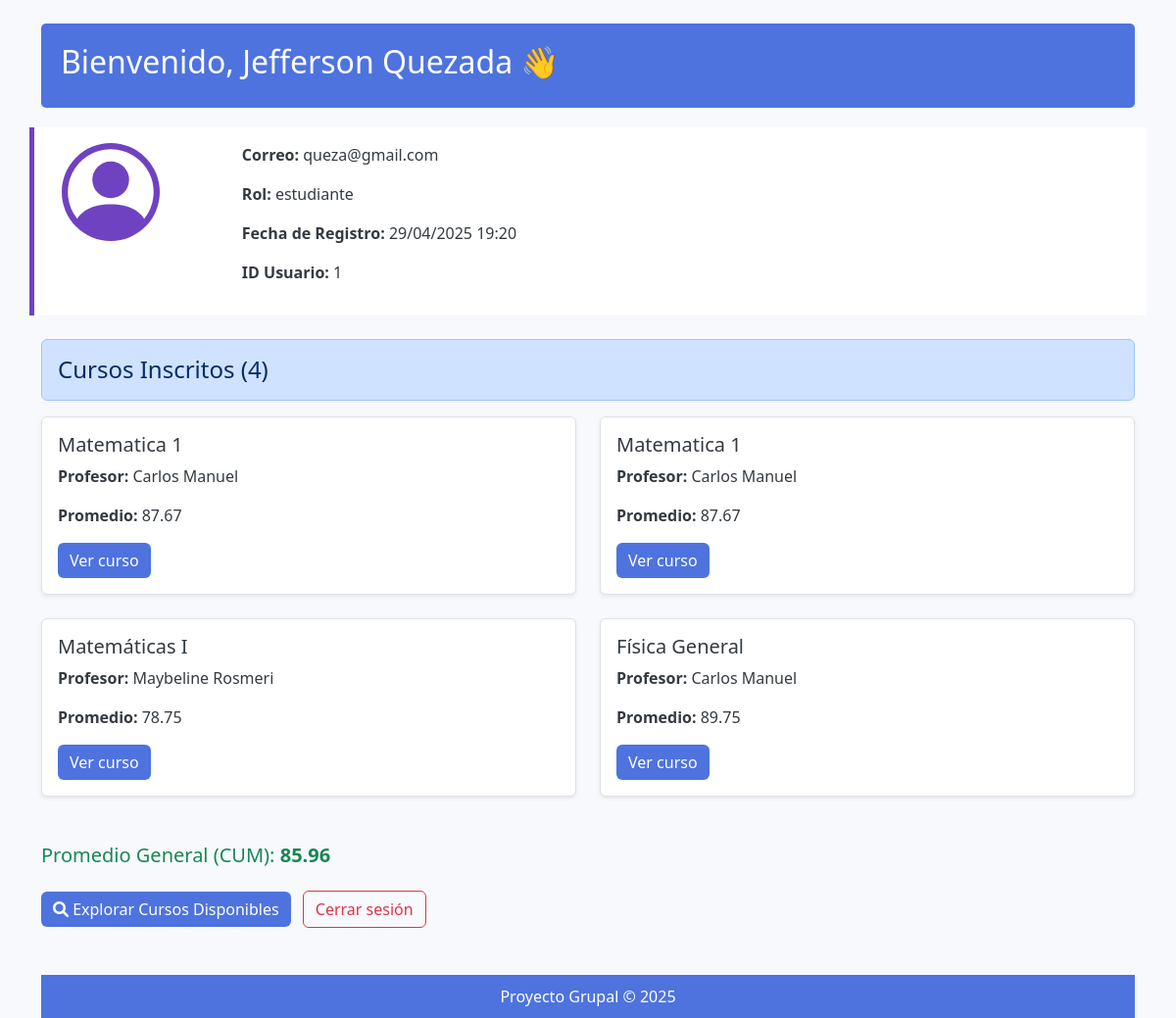
The page /stint/dashboard_alumnos.php (signed in) on the database its author committed.
### tables this page shows
CREATE TABLE `usuarios` (
  `id_usuario` int(11) NOT NULL AUTO_INCREMENT,
  `nombre` varchar(100) NOT NULL,
  `correo` varchar(100) NOT NULL,
  `contrasena` varchar(255) NOT NULL,
  `rol` enum('docente','estudiante','admin') NOT NULL,
  `fecha_registro` timestamp NOT NULL DEFAULT current_timestamp(),
  `primer_login` tinyint(1) DEFAULT 0,
  `mfa_codigo` varchar(10) DEFAULT NULL,
  PRIMARY KEY (`id_usuario`),
  UNIQUE KEY `correo` (`correo`)
);

CREATE TABLE `cursos` (
  `id_curso` int(11) NOT NULL AUTO_INCREMENT,
  `nombre_curso` varchar(100) NOT NULL,
  `descripcion` text DEFAULT NULL,
  `id_docente` int(11) NOT NULL,
  `contrasena` varchar(255) NOT NULL,
  `capacidad` int(11) NOT NULL DEFAULT 50,
  `grupo` enum('A','B') DEFAULT NULL,
  PRIMARY KEY (`id_curso`),
  KEY `id_docente` (`id_docente`),
  CONSTRAINT `cursos_ibfk_1` FOREIGN KEY (`id_docente`) REFERENCES `usuarios` (`id_usuario`) ON DELETE CASCADE
);

### stint/dashboard_alumnos.php (the view, shortened to what this page needs)
<?php
include '../includes/conexion.php';
$id_estudiante = $_SESSION['id_usuario'];
try {
    $sql_usuario = "SELECT nombre, correo, rol, fecha_registro FROM usuarios WHERE id_usuario = :id_estudiante";
    $stmt_usuario = $pdo->prepare($sql_usuario);
    $stmt_usuario->bindParam(':id_estudiante', $id_estudiante, PDO::PARAM_INT);
    $stmt_usuario->execute();
    $usuario = $stmt_usuario->fetch();
    $sql_cursos = "SELECT c.id_curso, c.nombre_curso, u.nombre AS profesor_nombre,
                          (SELECT ROUND(AVG(n.nota), 2)
                           FROM notas n
                           WHERE n.id_estudiante = :id_estudiante1
                           AND n.id_curso = c.id_curso) AS promedio
                   FROM estudiantes_cursos ec
                   JOIN cursos c ON ec.id_curso = c.id_curso
                   LEFT JOIN usuarios u ON c.id_docente = u.id_usuario
                   WHERE ec.id_estudiante = :id_estudiante2";
    $stmt_cursos = $pdo->prepare($sql_cursos);
    $stmt_cursos->bindParam(':id_estudiante1', $id_estudiante, PDO::PARAM_INT);
    $stmt_cursos->bindParam(':id_estudiante2', $id_estudiante, PDO::PARAM_INT);
    $stmt_cursos->execute();
    $result_cursos = $stmt_cursos->fetchAll();
    $cursos = [];
    $total_promedio = 0;
    $cantidad_con_promedio = 0;
    foreach ($result_cursos as $curso) {
        if (!is_null($curso['promedio'])) {
            $total_promedio += $curso['promedio'];
            $cantidad_con_promedio++;
        }
        $cursos[] = $curso;
    }
    $cum = $cantidad_con_promedio ? round($total_promedio / $cantidad_con_promedio, 2) : 0;
} catch (PDOException $e) {
    die("Error en la consulta: " . $e->getMessage());
}
?>
<!DOCTYPE html>
<html lang="es">
<head>
    <link href="https://cdn.jsdelivr.net/npm/bootstrap@5.3.6/dist/css/bootstrap.min.css" rel="stylesheet">
    <link href="https://cdnjs.cloudflare.com/ajax/libs/font-awesome/6.0.0/css/all.min.css" rel="stylesheet">
</head>
<body>
<div class="container mt-4">
    <div class="header">
        <h2>Bienvenido, <?= htmlspecialchars($usuario['nombre']) ?> 👋</h2>
    </div>
    <div class="row mb-4 profile-card p-3">
        <div class="col-md-2">
        </div>
        <div class="col-md-10">
            <p><strong>Correo:</strong> <?= htmlspecialchars($usuario['correo']) ?></p>
            <p><strong>Rol:</strong> <?= htmlspecialchars($usuario['rol']) ?></p>
            <p><strong>Fecha de Registro:</strong> <?= date("d/m/Y H:i", strtotime($usuario['fecha_registro'])) ?></p>
            <p><strong>ID Usuario:</strong> <?= $id_estudiante ?></p>
        </div>
    </div>
    <div class="mb-3">
        <h4 class="alert alert-primary" role="alert">Cursos Inscritos (<?= count($cursos) ?>)</h4>
    </div>
    <?php if (empty($cursos)): ?>
        <div class="alert alert-info" role="alert">
            <h5>No tienes cursos inscritos</h5>
            <p>Contacta con tu administrador para inscribirte en cursos.</p>
        </div>
    <?php else: ?>
        <div class="row">
            <?php foreach ($cursos as $curso): ?>
                <div class="col-md-6 mb-4">
                    <div class="course-card p-3 rounded shadow-sm">
                        <h5><?= htmlspecialchars($curso['nombre_curso']) ?></h5>
                        <p><strong>Profesor:</strong> <?= htmlspecialchars($curso['profesor_nombre'] ?? 'No asignado') ?></p>
                        <p><strong>Promedio:</strong> <?= is_null($curso['promedio']) ? 'No disponible' : $curso['promedio'] ?></p>
                        <a href="curso.php?id=<?= $curso['id_curso'] ?>" class="btn btn-primary">Ver curso</a>
                    </div>
                </div>
            <?php endforeach; ?>
        </div>
        <div class="mt-4">
            <h5 class="text-success">Promedio General (CUM): <strong><?= $cum ?></strong></h5>
        </div>
    <?php endif; ?>
    <div class="mt-4">
        <a href="cursos/cursos_disponibles.php" class="btn btn-primary me-2">
            <i class="fas fa-search"></i> Explorar Cursos Disponibles
        </a>
        <a href="../logout.php" class="btn btn-outline-danger">Cerrar sesión</a>
    </div>
    <div class="footer mt-5">
        Proyecto Grupal © <?= date("Y") ?>
    </div>
</div>
</body>
</html>

### stint/dashboard_alumnos.php (style rules this page uses)
body { background-color: #f8f9fc; color: #343a40; }
.profile-card { background: #ffffff; border-left: 5px solid #6f42c1; }
.course-card { background-color: #ffffff; border: 1px solid #dee2e6; transition: transform 0.2s; }
.header { background-color: #4e73df; color: white; padding: 20px; border-radius: 5px; margin-bottom: 20px; }
.footer { text-align: center; padding: 10px; background-color: #4e73df; color: white; margin-top: 40px; }
.btn-primary { background-color:#4e73df; border: none; }

### rows shown on the page
usuarios: nombre "Jefferson Quezada", correo "queza@gmail.com", rol "estudiante", fecha_registro "29/04/2025 19:20"
cursos: nombre_curso "Matematica 1", id_docente.nombre "Carlos Manuel", promedio "87.67"
cursos: nombre_curso "Matemáticas I", id_docente.nombre "Maybeline Rosmeri", promedio "78.75"
cursos: nombre_curso "Física General", id_docente.nombre "Carlos Manuel", promedio "89.75"

### other values the page prints
$id_estudiante "1"
count($cursos) "4"
$cum "85.96"
